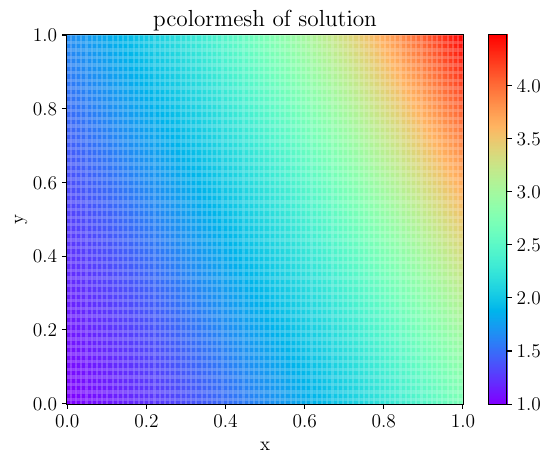

Python code for this plot:
import numpy as np
from scipy.sparse import spdiags
from scipy.sparse.linalg import spsolve
from scipy.sparse import eye
from scipy.sparse import kron
import matplotlib
import matplotlib.pylab as plt
matplotlib.rcParams.update(matplotlib.rcParamsDefault)
matplotlib.rcParams.update({'font.size':14,'font.family':'serif'})
matplotlib.rcParams.update({'text.usetex':'true'})

if __name__ == "__main__":

    L = 1
    h = 0.003125
    N = int(L/h -1)
    MatrixSize = N**2


    # change place 1
    diag=np.ones([N*N])
    diag2= spdiags([-4*diag,20*diag,-4*diag],[-1,0,1],N,N)
    T1 = spdiags([-1*diag,-4*diag,-1*diag],[-1,0,1],N,N)

    I= eye(N)
    I1= eye(N,k=-1)
    I2= eye(N,k=1)
    A = kron(I,diag2)+kron(I1,T1)+kron(I2,T1)

    AllNode = (N+2)**2
    m = N+2
    diag=np.ones([m*m])
    diag2= spdiags([-4*diag,20*diag,-4*diag],[-1,0,1],m,m)
    T1 = spdiags([-1*diag,-4*diag,-1*diag],[-1,0,1],m,m)
    I= eye(m)
    I1= eye(m,k=-1)
    I2= eye(m,k=1)
    Aall = kron(I,diag2)+kron(I1,T1)+kron(I2,T1)



    # places we need to set BC
    top=np.arange(m*m-m,m*m)
    bottom=np.arange(0,m)
    left=np.arange(m,m*(m-1)-m+1,m)
    right=np.arange(m*2-1,m*m-m,m)

    # calculating forcing vector
    Fall = np.zeros(AllNode)
    BC = np.zeros(AllNode)
    UwithBC = np.zeros(AllNode)

    counter = 0
    for iy in range(N+2):
        for ix in range(N+2):
            x=ix/(N+1)
            y=iy/(N+1)
            if (counter in top or counter in bottom or counter in left or counter in right):
                BC[counter] = np.exp(x+0.5*y)
            counter=counter+1

    # enforcing strong BC on the RHS
    Fall = Fall - Aall.dot(BC)

    # inner nodes
    I = np.setdiff1d(np.arange(0,AllNode),bottom)
    I = np.setdiff1d(I,top)
    I = np.setdiff1d(I,left)
    I = np.setdiff1d(I,right)

    # Obtaining F
    F = np.zeros(MatrixSize)

    counter = 0
    for iy in range(N):
        for ix in range(N):
            x=(ix+1)/(N+1)
            y=(iy+1)/(N+1)
            dh= 1/(N+1)
            # change place 2 -> multiply it by 6 + h**2*laplace(f)/12
            laplace9_fij = (-1.25*np.exp((x+dh)+0.5*(y+dh))-1.25*np.exp((x-dh)+0.5*(y+dh))-1.25*np.exp((x+dh)+0.5*(y-dh))-1.25*np.exp((x-dh)+0.5*(y-dh))
                            -4*1.25*np.exp((x+dh)+0.5*(y))-4*1.25*np.exp((x-dh)+0.5*(y))
                            -4*1.25*np.exp((x)+0.5*(y+dh))-4*1.25*np.exp((x)+0.5*(y-dh))
                            +20*1.25*np.exp((x)+0.5*(y))
                            )/(6*h**2)
            F[counter] = Fall[I[counter]] + (-1.25*np.exp(x+0.5*y)+h**2*laplace9_fij/12)*6*h**2
            counter = counter+1

    # solving
    U=spsolve(A,F)

    # UwithBC
    UwithBC = BC.copy()

    counter = 0
    for InnerNodesIndex in I:
        UwithBC[InnerNodesIndex] = U[counter]
        counter=counter+1

    # visualize
    Xmesh = np.zeros((m, m))
    Ymesh = np.zeros((m, m))
    Umesh = np.zeros((m, m))
    counter = 0
    for iy in range(m):
        for ix in range(m):
            x=ix/(N+1)
            y=iy/(N+1)
            Xmesh[ix][iy] = x
            Ymesh[ix][iy] = y
            Umesh[ix][iy] = UwithBC[counter]
            counter=counter+1

    plt.pcolormesh(Xmesh,Ymesh,Umesh,cmap='rainbow')
    plt.colorbar()

    plt.title(r'pcolormesh of solution')
    plt.xlabel(r'x')
    plt.ylabel('y')
    #plt.show()

    plt.savefig('hw5.pdf',format='pdf',bbox_inches='tight')

    # calculate Error of inner points (not including Boundary points)
    Uexact = np.zeros(MatrixSize)
    counter = 0
    for iy in range(N):
        for ix in range(N):
            x=(ix+1)/(N+1)
            y=(iy+1)/(N+1)
            Uexact[counter] = np.exp(x+0.5*y)
            counter=counter+1

    UmunusUxact=np.zeros(MatrixSize)
    UmunusUxact = np.abs(U-Uexact)

    UmunusUxactL2 = 0
    UL2 = 0
    for i in range(MatrixSize):
        UmunusUxactL2 = UmunusUxactL2 + UmunusUxact[i]**2
        UL2 = UL2 + Uexact[i]**2
    UmunusUxactL2 = np.sqrt(h*UmunusUxactL2)
    UL2 = np.sqrt(h*UL2)

    Error = UmunusUxactL2/UL2

    print("Error = %20.15f" %Error)





